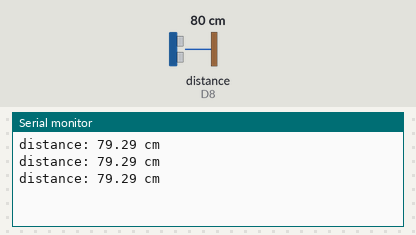
Recording of a sketch running on a simulated ESP8266 (NodeMCU). Shown: the last lines printed to the serial monitor. Wiring (inferred from the names in the program): ultrasonic range finder: trigger D7; echo D8. The inputs (shaded band) are chosen by the test bench; at power-on: distance to the obstacle (sensor on D8) 80 cm. The echo pulse lasts 58.3 µs per cm.

Above: at 1.3 s.
1.4 s: distance to the obstacle (sensor on D8) set to 2 cm
At 1.9 s:
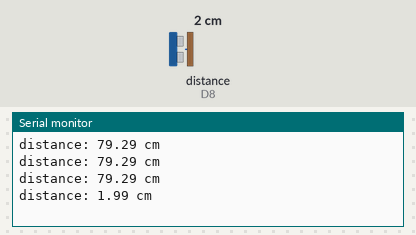
2.9 s: distance to the obstacle (sensor on D8) set to 4 cm
At 3.4 s:
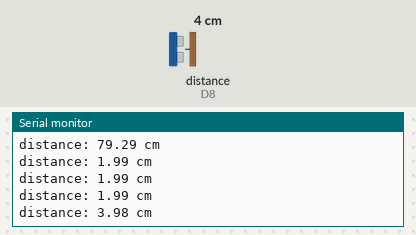
Timing chart, 0 to 5.9 s (numbered marks = the images above; inputs shaded):
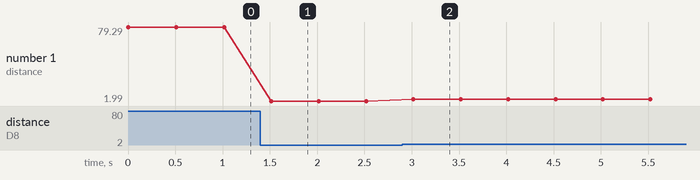

Measured:
- after the input at 1.4 s, the serial monitor: prints a new line after 0.12 s (image 1)
- after the input at 2.9 s, the serial monitor: prints a new line after 0.12 s (image 2)
- plotted number 1: 79.29 → 1.99 after the input at 1.4 s, 1.99 → 3.98 after the input at 2.9 s

The sketch:

ultrasonic.ino
```cpp
int trigPin = D7;    // TRIG pin
int echoPin = D8;    // ECHO pin

float duration_us, distance_cm;

void setup() {
  // begin serial port
  Serial.begin (9600);

  // configure the trigger pin to output mode

   pinMode(trigPin, OUTPUT);
  // configure the echo pin to input mode
  pinMode(echoPin, INPUT);
}

void loop() {
  // generate 10-microsecond pulse to TRIG pin
  digitalWrite(trigPin, HIGH);
  delayMicroseconds(10);
  digitalWrite(trigPin, LOW);

  // measure duration of pulse from ECHO pin
  duration_us = pulseIn(echoPin, HIGH);

  // calculate the distance
  distance_cm = 0.017 * duration_us;

  // print the value to Serial Monitor
  Serial.print("distance: ");
  Serial.print(distance_cm);
  Serial.println(" cm");

  delay(500);
}
```
